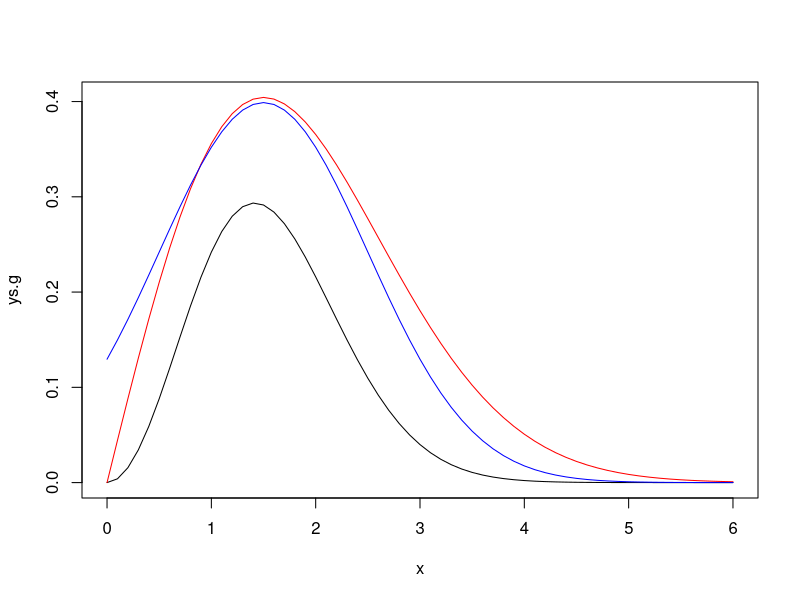

The R script that drew this image:
library(VGAM)
g = function (x) {
  x^2/sqrt(2*pi)*exp(-x^2/2)
}
x = seq(0,6,0.1)
ys.g = g(x)
ys.rayleigh = drayleigh(x, scale = 1.5)
ys.norm = dnorm(x, mean = 1.5)
lim = max(c(ys.g, ys.rayleigh, ys.norm))
plot(x, ys.g, type = "l", ylim = c(0, lim))
lines(x, ys.rayleigh, col="red", ylim = c(0, lim))
lines(x, ys.norm, col="blue", ylim = c(0, lim))
# f1(x) = drayleigh(x, scale = 1.5)
# f2(x) = dnorm(x, mean = 1.5)
# f2 is closer to the function g, thus, f2 is better.
